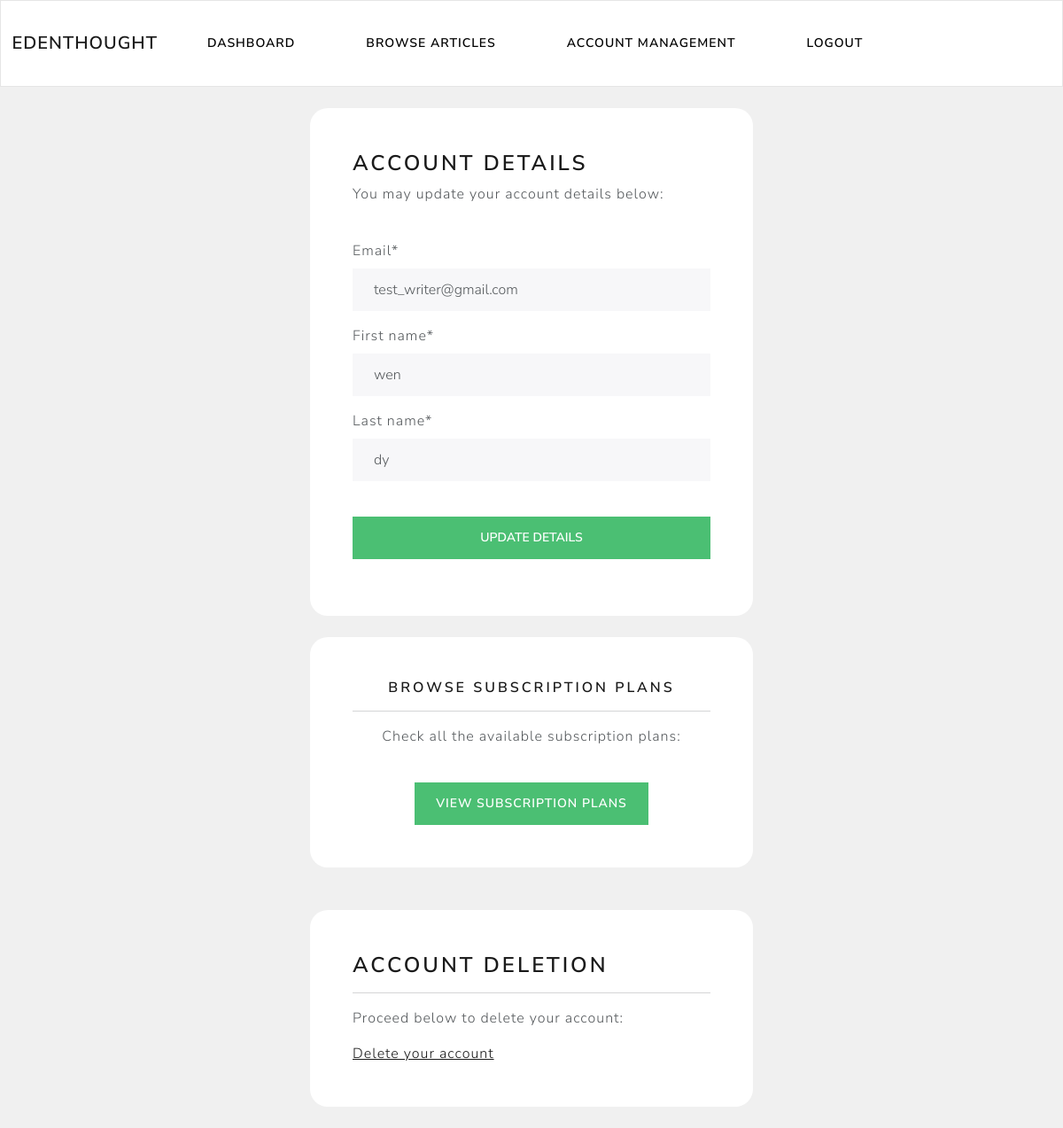
Screenshot of /client/account-management-2 (signed in) with the database file from the repository.
### account/models.py (models this page shows, shortened)
class CustomUser(AbstractBaseUser, PermissionsMixin):
    username = None
    email = models.EmailField(unique=True)
    first_name = models.CharField(max_length=80)
    last_name = models.CharField(max_length=135)
    is_active = models.BooleanField(default=True)
    is_staff = models.BooleanField(default=False)
    date_joined = models.DateTimeField(default=timezone.now)
    is_writer = models.BooleanField(default=False, verbose_name="Are you a writer?")
    USERNAME_FIELD = 'email'
    REQUIRED_FIELDS = []
    objects = CustomUserManager()

### client/views.py (the view)
# urls.py: path('account-management-2', views.account_management, name="account-management-2"),    ## differiant with writer/account-management
@login_required(login_url='my-login')
def account_management(request):
    form = UpdateUserForm(instance=request.user)   ## populate form associate with existing form, if leave it empty, will blank
    account_management_general(request);
    try:
        subDetails = Subscription.objects.get(user=request.user)
        subscription_id = subDetails.paypal_subscription_id
        context = {'SubscriptionID': subscription_id, 'UpdateUserForm': form}
        return render(request, 'client/account-management.html', context)
    except:
        context = {'UpdateUserForm': form}
        return render(request, 'client/account-management.html', context)

### client/forms.py
class UpdateUserForm(ModelForm):    ## make sure we import model form
    password = None
    class Meta:
        model = CustomUser
        fields = ['email', 'first_name', 'last_name',]
        exclude = ['password1', 'password2',]

### client/views.py (called while the page is built)
def account_management_general(request):
    if request.method == 'POST':
        form = UpdateUserForm(request.POST, instance=request.user)  ## update form
        if form.is_valid():
            form.save()
            return redirect('client-dashboard')

### client/templates/client/account-management.html (shortened to what this page needs)
{% extends 'client/navbar.html' %}
{% load crispy_forms_tags %}
{% block content %}
    <br>
    <div class="container bg-white shadow-md p-5 form-layout">
        <h3> Account details </h3>
        <p> You may update your account details below: </p>
        <br>
        <form method="POST" autocomplete="off">
            {{UpdateUserForm|crispy}}
            <br>
            <input class="btn btn-success w-100" type="submit" value="Update details"/>
        </form>
    </div>
    <br>
    {% if SubscriptionID %}
    {% else %}
        <div class="container bg-white shadow-md p-5 form-layout text-center">
            <h5> Browse subscription plans </h5>
            <hr>
            <p> Check all the available subscription plans: </p>
            <br>
            <a class="btn btn-success" type="button" href="{% url 'subscription-plans' %}">
                View subscription plans
            </a>
        </div>
    {% endif %}
    <br>
    <br>
    <div class="container bg-white shadow-md p-5 form-layout">
        <h3> Account deletion </h3>
        <hr>
        <p>
            Proceed below to delete your account:
        </p>
        <a href="{% url 'delete-account-2' %}"> Delete your account </a>
    </div>
    <br>
{% endblock %}

### static/css/styles.css (style rules this page uses)
.form-layout { width: 500px; border-radius: 20px; }

### rows the page displays
CustomUser: email "test_writer@gmail.com", first_name "wen", last_name "dy"
